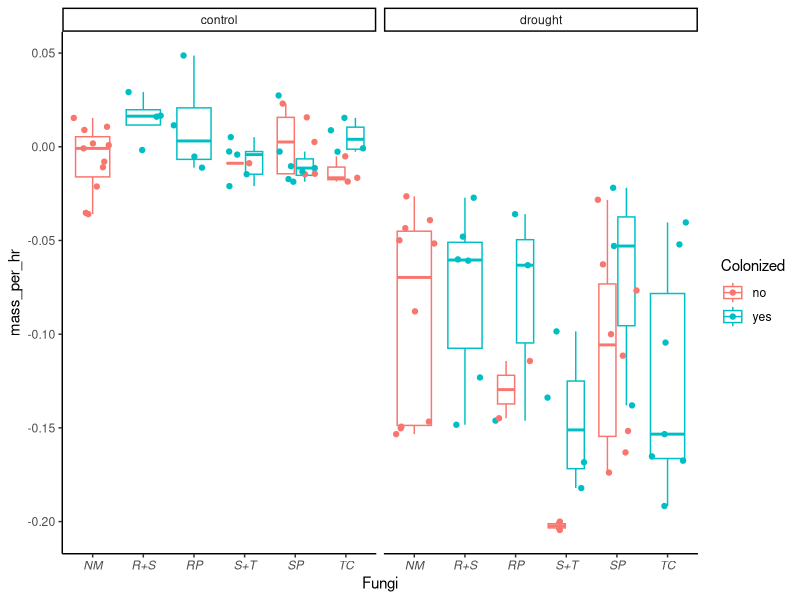
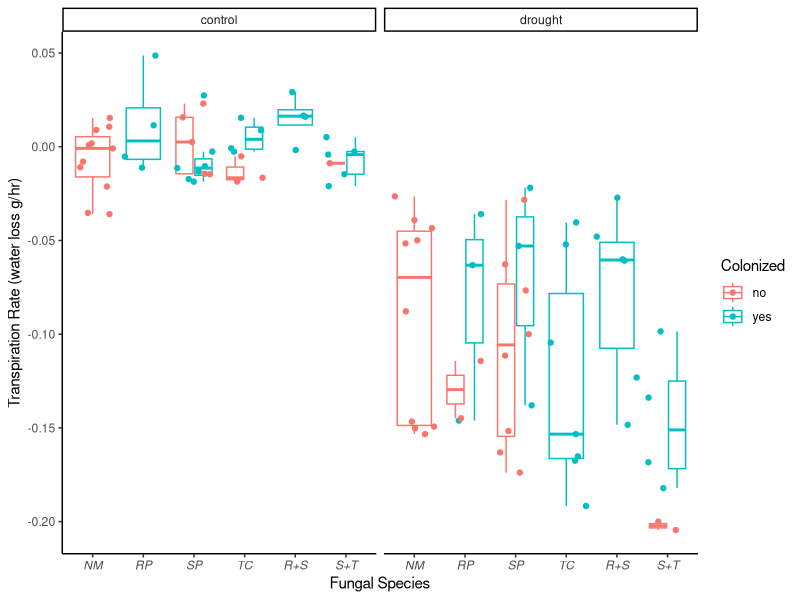
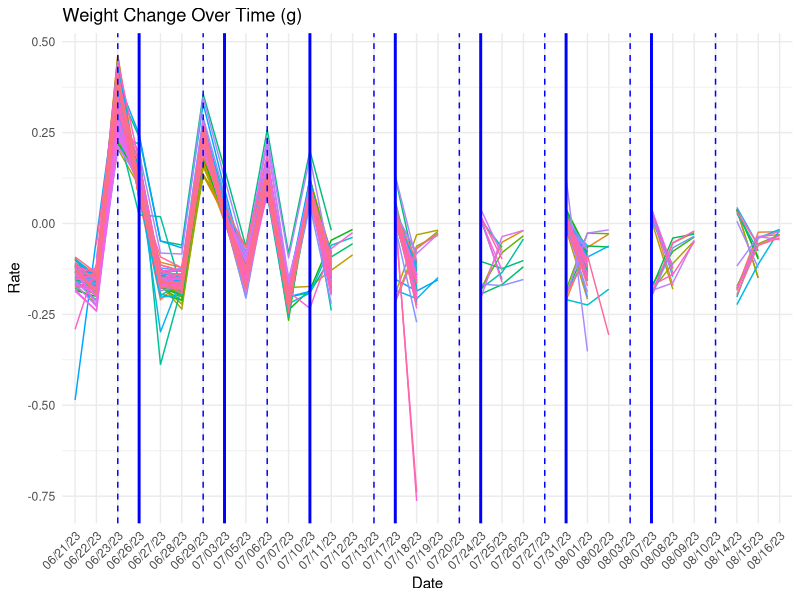
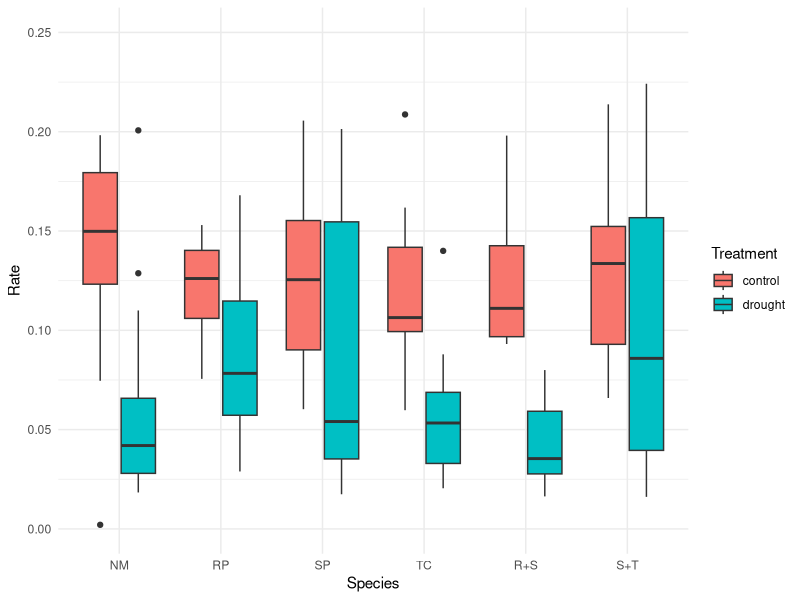

These figures' R source, in order:
require(tidyverse)
require(readxl)
require(cowplot)

# Laura's effort

# Reshape the data

lysimetry_data = read_csv("Lysimetry_data.csv")
lysimetry_data = lysimetry_data[1:89,] #for some reason we're getting a ton of blank lines at the end, cutting them here.
treatments = read_csv("Treatment_key.csv") %>%
  mutate(ID = Plant_ID)

# Reshape the data (thanks Chat GPT for the regex and tidyverse wizardry!)
reshaped_data <- lysimetry_data %>%
  pivot_longer(cols = -ID,
               names_to = c(".value", "date"),
               names_pattern = "(sample|Time)(.*)") %>%
  drop_na()

reshaped_data = mutate(reshaped_data,
                       newtime = parse_date_time(reshaped_data$Time, "mdy_HM"))
# A couple of the times are hours minutes AND seconds, dealing
# with this below. (A savvier coder would use tidyverse for this
# but LB is faster with base R.)
for (i in 1:nrow(reshaped_data)) {
  if (is.na(reshaped_data$newtime[i])) {
    reshaped_data$newtime[i] = parse_date_time(reshaped_data$Time[i], "mdy_HMS")
  }
}

reshaped_data <- reshaped_data %>%
  select(ID, sample, newtime) %>%
  arrange(ID, desc(newtime))

last_three <- reshaped_data %>%
  group_by(ID) %>%
  slice_head(n = 3) %>%
  ungroup()

last_and_third_to_last <- reshaped_data %>%
  group_by(ID) %>%
  slice(c(1,3)) %>% # keep just last and third to last measurement
  ungroup()

last_and_second_to_last <- reshaped_data %>%
  group_by(ID) %>%
  slice(c(3,2)) %>% # keep just last and second to last measurement
  ungroup()

# now working to calculate hourly loss
hourly_loss <- last_and_third_to_last %>%
  arrange(ID, desc(newtime)) %>%
  group_by(ID) %>%
  summarize(massdiff_g = first(sample) - last(sample), # generates some confusing negative values, what's up?
            timediff = first(newtime) - last(newtime)) %>%
  mutate(mass_per_day = massdiff_g/as.numeric(timediff)) %>%
  mutate(mass_per_hr = mass_per_day/24) #24 hrs per day

# So, it looks like the last and third to last measurements do
# NOT consistently capture the final 48 hrs. 
# will need to fix this.
# for now, what does it look like?

# Adding in treatment info for plotting

alltogether = left_join(hourly_loss, treatments)

# Test boxplot

testplot = ggplot(data = alltogether) +
  theme_classic() +
  theme(axis.text.x = element_text(face = "italic")) +
  geom_boxplot(outlier.shape = NA, aes(x = Species, y = mass_per_hr, color = Colonized)) +
  geom_jitter(aes(x = Species, y = mass_per_hr, color = Colonized)) +
  xlab("Fungi") + 
  facet_grid(. ~ Treatment)
  ylab("Transpiration rate (water loss g/hr)") +
  scale_x_discrete(breaks=c("NM","SP", "TC", "RP", "R+S", "R+T"),
                   labels=c("No fungi",
                            "Suillus ponderosus", 
                            "Truncocolumella citrina",
                            "Rhizopogon evadens",
                            "R. evadens and S. ponderosus",
                            "R. evadens and T. citrina"))

testplot
# Preliminary thoughts:
# I think I calculated these rates backwards?
# all the mass losses for drought are negative.
# scale_x_discrete not working with the faceted plot
# would need to redo axis labels for publication


# DAG's effort 7/19/24
library(ggplot2)
library(dplyr)

# Boxplot
alltogether$Species <- factor(alltogether$Species, levels = c("NM", "RP", "SP", "TC", "R+S", "S+T"))


testplot <- ggplot(data = alltogether) +
  theme_classic() +
  theme(axis.text.x = element_text(face = "italic")) +
  geom_boxplot(aes(x = Species, y = mass_per_hr, color = Colonized), outlier.shape = NA) +
  geom_jitter(aes(x = Species, y = mass_per_hr, color = Colonized)) +
  xlab("Fungal Species") + 
  ylab("Transpiration Rate (water loss g/hr)") +
  scale_x_discrete(labels = c("NM",
                              "RP",
                              "SP", 
                              "TC",
                              "R+S",
                              "S+T")) +
  facet_grid(. ~ Treatment)

print(testplot)

# Tutor's effort

LysimetryID <- read_excel("Lysimetry+Data+for+R.xlsx", range = "A1:A90")

LysimetryTime <- read_excel("Lysimetry+Data+for+R.xlsx")%>%
  select(c(contains("Time")))%>%
  mutate(`Time07/11/23`=`Time07/11/23`+4017)


# Create a new dataframe to store the differences
TimeDiff <- data.frame(matrix(NA, nrow = nrow(LysimetryTime), ncol = ncol(LysimetryTime) - 1))

for (i in 1:(ncol(LysimetryTime) - 1)) {
  TimeDiff[, i] <- LysimetryTime[, i + 1] - LysimetryTime[, i]
}
# Rename columns of differences dataframe
column_names <- colnames(LysimetryTime)[-1]

colnames(TimeDiff) <- column_names

TimeDiff <- TimeDiff*24
# Tests
sum(TimeDiff < 0, na.rm = TRUE)

# Diff in Amount ####
LysimetryMeasure <- read_excel("Lysimetry+Data+for+R.xlsx")%>%
  select(-c( ID,contains("Time")))
MeasureDiff <- data.frame(matrix(NA, nrow = nrow(LysimetryMeasure), ncol = ncol(LysimetryMeasure) - 1))

for (i in 1:(ncol(LysimetryMeasure) - 1)) {
  MeasureDiff[, i] <- LysimetryMeasure[, i + 1] - LysimetryMeasure[, i]
}
# Rename columns
column_names <- colnames(LysimetryMeasure)[-1]

colnames(MeasureDiff) <- column_names

RateChange <- MeasureDiff/TimeDiff

RateChange <- cbind(LysimetryID,RateChange)

# Rename Columns
colnames_df <- colnames(RateChange)
colnames_df <- gsub("sample", "", colnames_df)
colnames(RateChange) <- colnames_df

write.csv(RateChange, "RateChange_modified.csv", row.names = FALSE)



Lysimetry_Info <- read_excel("Lysimetry+Info.xlsx", sheet = "Days Watered")%>%
  filter(ID=='NM04')%>%
  pivot_longer(cols = -ID, names_to = "Date", values_to = "Rate")

# Reshape the data
RateChange_long <- RateChange %>%
  pivot_longer(cols = -ID, names_to = "Date", values_to = "Rate")

# Plotting
ggplot(RateChange_long, aes(x = Date, y = Rate, group = ID, color = factor(ID))) +
  geom_line() +
  geom_vline(data = Lysimetry_Info %>% filter(Rate == 10), aes(xintercept = Date), color = "blue", linetype = "dashed") +
  geom_vline(data = Lysimetry_Info %>% filter(Rate == 20), aes(xintercept = Date), color = "blue", linetype = "solid", size = 1) +
  labs(title = "Weight Change Over Time (g)",
       x = "Date",
       y = "Rate") +
  theme_minimal() +
  theme(legend.position = "none", axis.text.x = element_text(angle = 45, hjust = 1))

# Boxplot ####

Harvest_Data <- read_excel("Harvest Data.xlsx")%>%
  select(Plant_ID,Species,Treatment)


BoxDS <- merge(Harvest_Data,RateChange_long,by.x='Plant_ID', by.y = 'ID')%>%
  na.omit()
write.csv(BoxDS, "BoxDS.csv", row.names = FALSE)

BoxDS$Date <- as.Date(BoxDS$Date, format='%m/%d/%y')
BoxDS <- BoxDS%>%
  group_by(Plant_ID)%>%
  arrange(desc(Date))%>%
  slice(1:2)%>%
  ungroup()%>%
  select(-Plant_ID,-Date)%>%
  mutate(Rate=Rate*-1)%>%
  mutate(Species = factor(Species, levels = c('NM','RP','SP','TC','R+S','S+T')))



ggplot(BoxDS, aes(x=Species,y=Rate,fill=Treatment))+
  geom_boxplot()+
  ylim(0,.25)+
  theme_minimal()

#Trying to commit, will this work?
